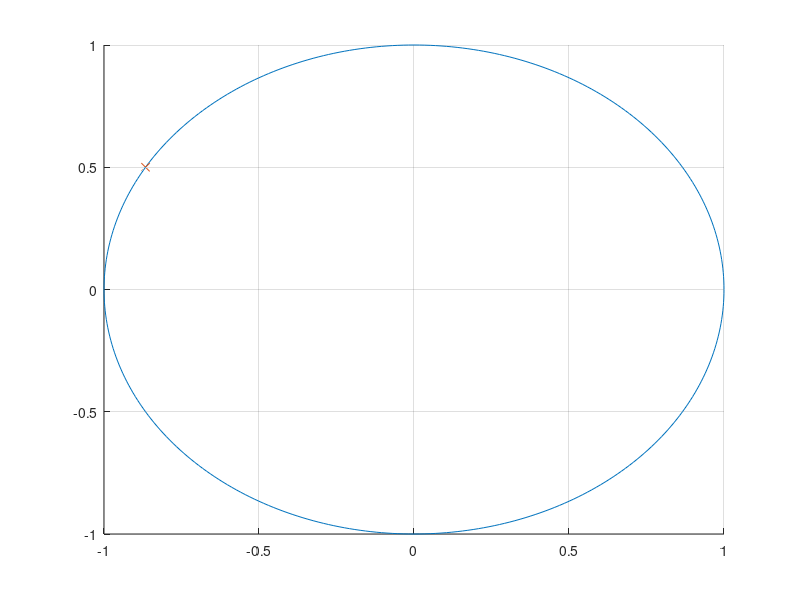

Reproduce this figure in MATLAB. (Note: this script raises an error after producing the figure.)
% pos_sphere = @(r, theta, phi) r.*[sin(theta)*cos(phi); sin(theta)*sin(phi); cos(theta)];

r = 1;
% theta = (0:180)*pi/180;
phi = (-180:180)*pi/180;

pos = @(r, phi) r.*[cos(phi); sin(phi); zeros(size(phi))];

pos_1 = pos(r,phi);


phi_source = 150*pi/180;
pos_source = pos(r, phi_source);
amplitude_source = 20;
figure
plot3(pos_1(1,:), pos_1(2,:), phi)
view(0,90)
hold on
plot3(pos_source(1), pos_source(2), phi_source, 'x')
grid on

dx = 0.15;
dy = 0.15;
Nx = 2;
Ny = 1;
A1 = array (0,0,0, 0, dx, dy, Nx, Ny);

plot_array(A1.A)

fs = 64000;
var_data = 3; % 1 - sine, 2 - noise, 3 - beepbeep
T = 10;
f = 1000;
y_raw = audio_data(var_data, fs, T, f);
y_A1 = A1.record(fs,y_raw,pos_source,amplitude_source);
[beta, Detected_powers] = A1.estimate_AOA(y_A1,fs);